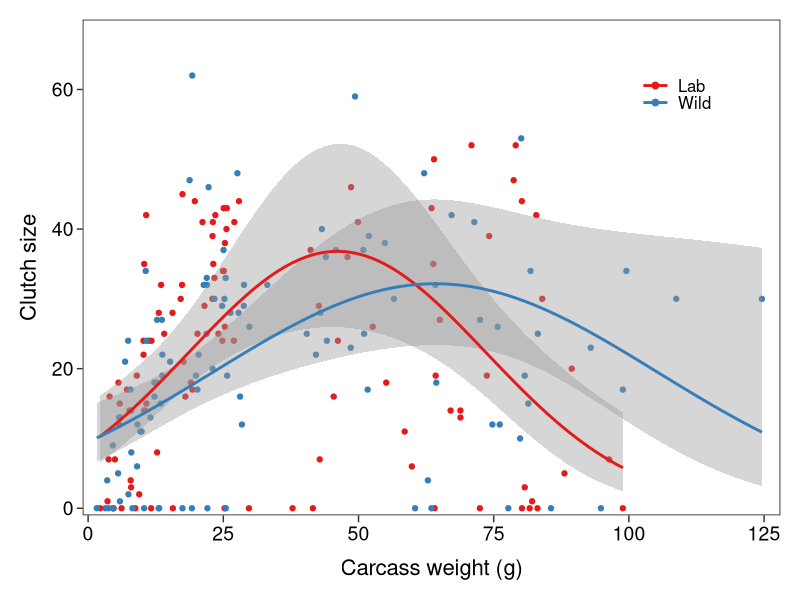
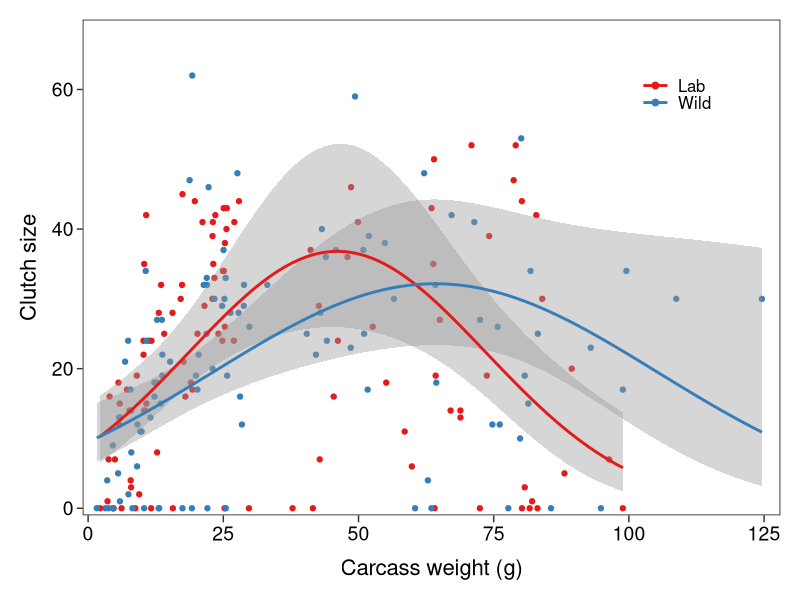

Write R code to recreate these figures, in order.
## -----------------------------------------------------------------------------
## Title: Visualize the relationships between carcass attributes and beetle breeding outcomes
##
## Author: Gen-Chang Hsu
##
## Date: 2023-12-20
##
## Description:
## 1. 
## 2. 
##
##
##
## -----------------------------------------------------------------------------
set.seed(123)


# Libraries --------------------------------------------------------------------
library(tidyverse)
library(MASS)


# Import files -----------------------------------------------------------------
carcass_data_clean <- read_csv("./03_Outputs/Data_Clean/Carcass_Data_Clean.csv")


# ggplot theme -----------------------------------------------------------------
my_theme <- 
  theme(# Axis
        axis.text.x = element_text(size = 14, color = "black", margin = margin(t = 3)),
        axis.text.y = element_text(size = 14, color = "black"),
        axis.title.x = element_text(size = 16, margin = margin(t = 10)),
        axis.title.y = element_text(size = 16, margin = margin(r = 8)),
        axis.ticks.length.x = unit(0.18, "cm"),
        axis.ticks.length.y = unit(0.15, "cm"),
                
        # Plot
        plot.title = element_text(hjust = 0.5, size = 18),
        plot.margin = unit(c(0.5, 0.5, 0.5, 0.5), "cm"),
        plot.background = element_rect(colour = "transparent"),
        
        # Panel
        panel.background = element_rect(fill = "transparent"),
        panel.border = element_rect(colour = "black", fill = NA, linewidth = 0.5),
        panel.grid.major.x = element_blank(),
        panel.grid.minor.x = element_blank(),
        panel.grid.major.y = element_blank(),
        panel.grid.minor.y = element_blank(),
        
        # Legend
        legend.position = "right",
        legend.spacing.x = unit(0.2, "cm"),
        legend.spacing.y = unit(0.2, "cm"),
        legend.key.width = unit(0.5, "cm"),
        legend.key.size = unit(0.5, "line"),
        legend.key = element_blank(),
        legend.text = element_text(size = 12),
        legend.title = element_text(size = 13),
        legend.box.just = "center",
        legend.justification = c(0.5, 0.5),
        legend.title.align = 0.5,
        legend.background = element_rect(fill = "transparent", size = 0.25, linetype = "solid", colour = "black"),
        
        # Facet strip
        strip.background = element_rect(fill = "transparent"),
        strip.text = element_text(size = 13, hjust = 0.5)
        )
        

############################### Code starts here ###############################

# 1. Clutch size vs. carcass weight and carcass type ---------------------------
ggplot(carcass_data_clean, aes(x = carcass_weight, y = clutch_size)) + 
  geom_point(aes(color = carcass_type)) + 
  geom_smooth(aes(group = carcass_type), color = NA, method = "glm.nb", formula = y ~ poly(x, 2), se = T, show.legend = F) +
  geom_smooth(aes(color = carcass_type), method = "glm.nb", formula = y ~ poly(x, 2), se = F) +
  scale_color_brewer(palette = "Set1", label = c("Lab", "Wild")) + 
  scale_x_continuous(limits = c(-1, 128), expand = c(0, 0)) + 
  scale_y_continuous(limits = c(-1, 70), expand = c(0, 0)) + 
  labs(x = "Carcass weight (g)", y = "Clutch size", color = NULL) +
  guides(color = guide_legend(byrow = T, override.aes = list(size = 2, fill = "red"))) + 
  my_theme + 
  theme(legend.position = c(0.85, 0.85),
        legend.background = element_blank(),
        legend.key.width = unit(0.3, "in"))
  
ggsave("./03_Outputs/Figures/Carcass_Weight_Clutch_Size.tiff", width = 5, height = 4, dpi = 600, device = "tiff")







